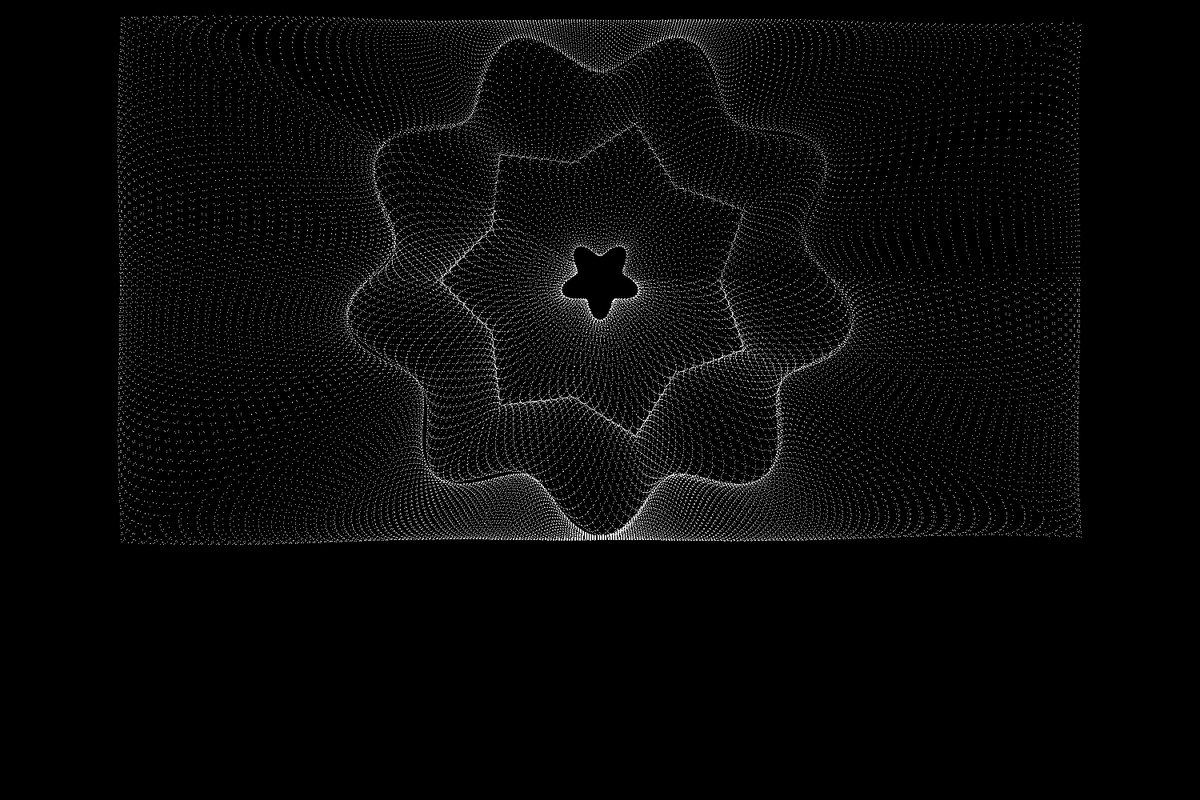
Frame 1 (no input)
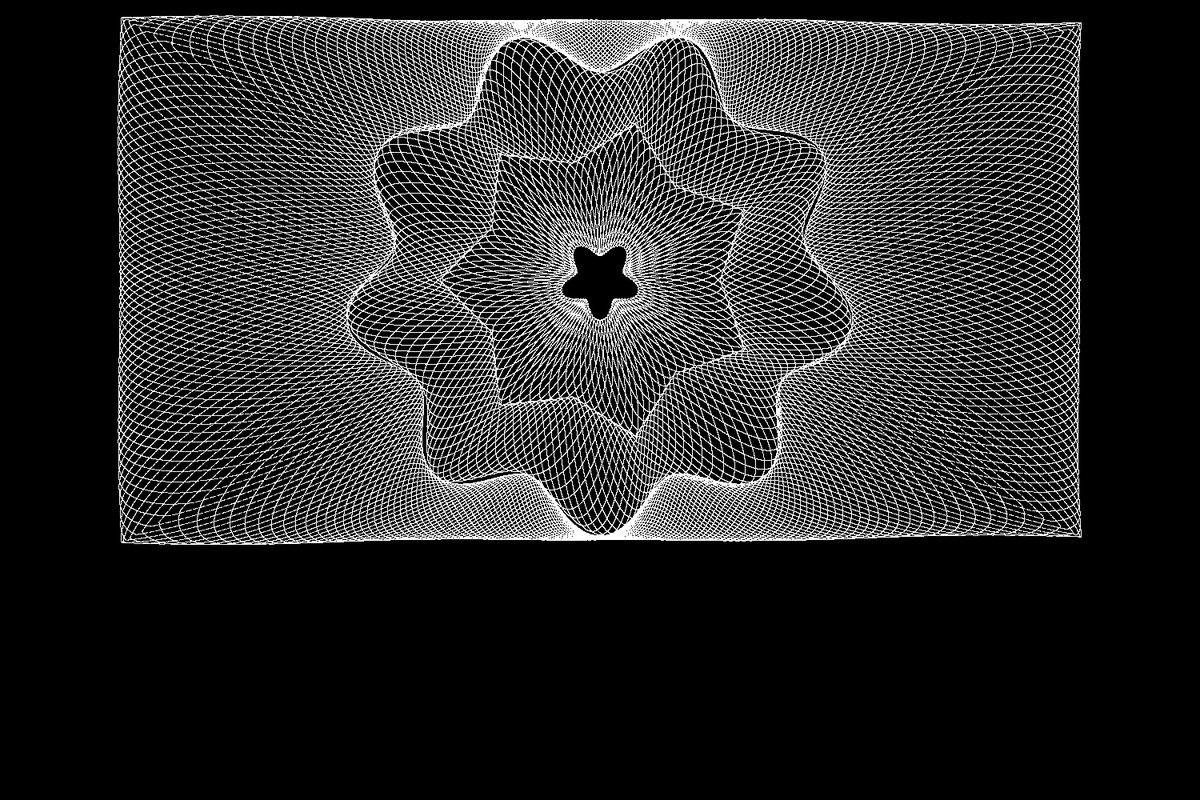
Frame 60 (the mouse pressed at the canvas centre just before this capture)
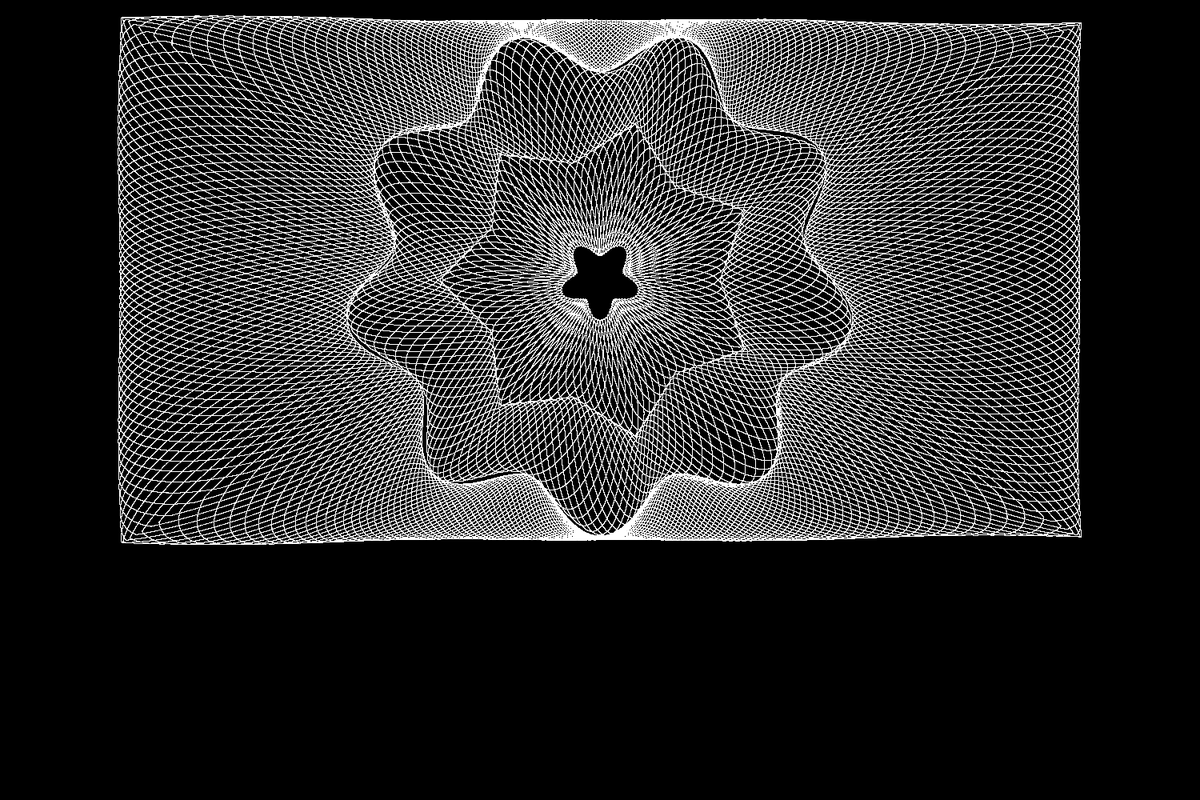
Frame 120 (the mouse held since frame 60 and released just before this capture)

The Processing sketch that drew these frames (run headless with seeded random() and noise(); from frame 60 on, the mouse is pressed at the canvas centre):

// Processing sketch: guilloche18
// ── guilloche18.pde

float fmodulus(float a, float b)
{
        return a - floor(a / b) * b;
}

float hypot(float x1, float y1, float x2, float y2)
{
  return sqrt((x2 - x1) * (x2 - x1) + (y2 - y1) * (y2 - y1));
}

float calc_lengths(float px[], float py[], float len[], int npoints)
{
  float t;
  int i;
  
  t = 0;
  for (i = 0; i < npoints - 1; i++) {
    len[i] = hypot(px[i], py[i], px[i + 1], py[i + 1]);
    t += len[i];
  }
  return t;
}

float polygonx(float t, float period, 
float px[], float py[], float len[], 
int npoints, float total_len)
{
  float z, len_so_far, t1, t2;
  int i, segment;
  float prev_segs_len;
  float tt;
  
  tt = fmodulus(t, period);
  
  /* find which segment we're currently in */
  len_so_far = 0;
  segment = 0;
  for (i = 0; i < npoints - 1; i++) {
    len_so_far += len[i];
    if ((len_so_far / total_len) > (tt / period)) {
      segment = i;
      break;
    }
  }
  
  /* find how far into the current segment we are */
  prev_segs_len = (len_so_far - len[segment]);
  t1 = (prev_segs_len / total_len) * period; /* find t1 == t at beginning of this seg */
  t2 = ((prev_segs_len + len[segment]) / total_len) * period; /* find t2 = t at the end of this seg */
  z = (tt - t1) / (t2 - t1); /* fraction of the way through this segment that we are right now at t */
  
  return px[segment] + z * (px[segment + 1] - px[segment]);
  
}

float polygony(float t, float period, float px[], float py[], float len[], int npoints, float total_len)
{
  float z, len_so_far, t1, t2;
  int i, segment;
  float prev_segs_len;
  float tt;
  
  tt = fmodulus(t, period);
  
  /* find which segment we're currently in */
  len_so_far = 0;
  segment = 0;
  for (i = 0; i < npoints - 1; i++) {
    len_so_far += len[i];
    if ((len_so_far / total_len) > (tt / period)) {
      segment = i;
      break;
    }
  }
  
  /* find how far into the current segment we are */
  prev_segs_len = (len_so_far - len[segment]);
  t1 = (prev_segs_len / total_len) * period; /* find t1 == t at beginning of this seg */
  t2 = ((prev_segs_len + len[segment]) / total_len) * period; /* find t2 = t at the end of this seg */
  z = (tt - t1) / (t2 - t1); /* fraction of the way through this segment that we are right now at t */
  
  return py[segment] + z * (py[segment + 1] - py[segment]);
  
}

int npoints = 15;
float[] starx = new float[npoints];
float[] stary = new float[npoints];
float[] tlen = new float[npoints];
float total_len;

void setup() {  // setup() runs once

  float angle = 0;
  float rad1, rad2, r;
  float da;
  
  rad1 = 150;
  rad2 = 200;
  size(1500, 1000);
  frameRate(30);
  background(0,0,0);
  stroke(255,255,255);
 
  da = (2 * 3.1415927) / (npoints - 1);
  
  for (int i = 0; i < npoints; i++) {
    if ((i % 2) == 0) {
      r = rad1;
    } else {
      r = rad2;
    }
    starx[i] = cos(angle) * r;
    stary[i] = sin(angle) * r;
    angle += da;
  } 
  total_len = calc_lengths(starx, stary, tlen, npoints);
}

float angrecx(float t, float period, float width, float height)
{
	float angle;
	float adjacent;

	t = fmodulus(t, period);
	angle = (t / period) * 2 * PI;

	if (t == 0.0)
		return width / 2.0;
	if (t == PI)
		return -width / 2.0;

	/* we know that opposite == height / 2.0
	 * and that opposite / adjacent = tan(angle)
	 * so adjacent = (height / 2.0) / tan(angle);
	 */

	if (t >= 0 && t <= PI) {
		adjacent = (height / 2.0) / tan(angle);
	} else {
		adjacent = -(height / 2.0) / tan(angle);
	}
	if (adjacent > width / 2.0) {
		return width / 2.0;
	}
	if (adjacent < -width / 2.0) {
		return -width / 2.0;
	}
	return adjacent;
}

float angrecy(float t, float period, float width, float height)
{
	float angle;
	float opposite;

	t = fmodulus(t, period);
	angle = (t / period) * 2 * PI;

	if (t == PI / 2.0)
		return -height / 2.0;
	if (t == 3 * PI / 2.0)
		return height / 2.0;

	/* we know that adjacent == width / 2.0
	 * and that opposite / adjacent = tan(angle)
	 * so opposite = (width / 2.0) * tan(angle);
	 */

	opposite = -(width / 2.0) * tan(angle);
	if (opposite > height / 2.0) {
		return height / 2.0;
	}
	if (opposite < -height / 2.0) {
		return -height / 2.0;
	}
	return opposite;
}

float t = 0;

void draw()
{
  float x1, y1, x2, y2, x3, y3, x4, y4, x5, y5;
  float ox, oy;
  float period, w, h;
  float rad1 = 200;
  float rad2 = 50;
  float rad4;
  float rad5;
  float outer_env_rad = 180;
  float inner_env_rad = 40;
  float third_env_rad = 290;
  float renv3, env3x, env3y;
  float env4x, env4y;
 
  float outerx, outery;
  float innerx, innery;
  float current_inner_rad;
  float current_outer_rad, r1, r2;
  int j;
  
  ox = 750;
  oy = 350;
  period = 2 * 3.1415927 / 10.0;
  w = 800;
  h = 400;
  
  for (int i = 0; i < 1000; i++) {

    /* Basic circle of radius rad1... */
    x1 = cos(t * 10) * rad1; 
    y1 = sin(t * 10) * rad1; 

    // point(x1 + ox, y1 + oy);

    /* calculate outer envelope shape... */
    outerx = polygonx(t, period, starx, stary, tlen, npoints, total_len);
    outery = polygony(t, period, starx, stary, tlen, npoints, total_len);

    /* calculate inner envelope shape... */
    rad5 = sin(t * 10 * 5) * 10 + inner_env_rad;
    innerx = cos(t * 10) * rad5;  
    innery = sin(t * 10) * rad5;  

    /* calculate current inner and outer radii */
    current_inner_rad = sqrt(innerx * innerx + innery * innery);
    current_outer_rad = sqrt(outerx * outerx + outery * outery);

    /* calculate midpoint between inner and outer envelope */
    x2 = ((outerx - innerx) / 2.0) + innerx;
    y2 = ((outery - innery) / 2.0) + innery;

    /* calculate unit vector in dirction of x2,y2 */
    x3 = x2 / sqrt(x2 * x2 + y2 * y2);
    y3 = y2 / sqrt(x2 * x2 + y2 * y2);

    // stroke(0, 255, 255); /* cyan */
    for (j = 0; j < 10; j++) {
	    r1 = (sin(t * 10 * 10 + j * PI / 5) / 2.0) + 0.5;
	    x4 = x3 * r1 * (current_outer_rad - current_inner_rad) + innerx;
	    y4 = y3 * r1 * (current_outer_rad - current_inner_rad) + innery;
	    point(x4 + ox, y4 + oy);
    }

    /* calculate 3rd envelope */
    renv3 = sin(t * 10 * 9) * 30 + third_env_rad;
    env3x = cos(t * 10) * renv3;  
    env3y = sin(t * 10) * renv3;  

    /* calculate current inner and outer radii */
    current_inner_rad = sqrt(outerx * outerx + outery * outery);
    current_outer_rad = sqrt(env3x * env3x + env3y * env3y);

    //stroke(0, 255, 0); /* green */
    for (j = 0; j < 16; j++) {
	    r1 = (sin(t * 10 * 10 + j * PI / 8) / 2.0) + 0.5;
	    x4 = x3 * r1 * (current_outer_rad - current_inner_rad) + outerx;
	    y4 = y3 * r1 * (current_outer_rad - current_inner_rad) + outery;
	    point(x4 + ox, y4 + oy);
    }

    /* calculate the 4th envelope */
    env4x = angrecx(t, 2 * PI / 10.0, 1200, 650);
    env4y = angrecy(t, 2 * PI / 10.0, 1200, 650);

    /* calculate current inner and outer radii */
    current_inner_rad = sqrt(env3x * env3x + env3y * env3y);
    current_outer_rad = sqrt(env4x * env4x + env4y * env4y);

    // stroke(0, 0, 255); /* blue */
    // point(env4x + ox, env4y + oy);
    stroke(255, 255, 255); /* white */
    for (j = 0; j < 32; j++) {
	    r1 = (sin(t * 10 * 10 + j * PI / 16) / 2.0) + 0.5;
	    x4 = x3 * r1 * (current_outer_rad - current_inner_rad) + env3x;
	    y4 = y3 * r1 * (current_outer_rad - current_inner_rad) + env3y;
	    point(x4 + ox, y4 + oy);
    }

    // stroke(255,255,255); /* white */
    // point(innerx + ox, innery + oy);

    // stroke(0,0,255); /* blue */
    // point(x2 + ox, y2 + oy);

    // stroke(0, 255,0); /* green */
    // point(outerx + ox, outery + oy);

    // stroke(255,0,0); /* red */
    // point(innerx + ox, innery + oy);

    // stroke(0,255,255); /* blue */
    // point(x5 + ox, y5 + oy);

    t += 0.001;
  }
}
